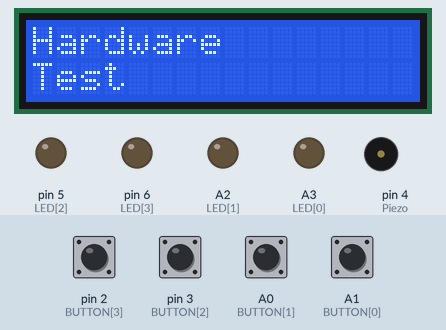
Simulated run of this sketch. Board: Arduino Uno, built with avr-gcc and run on an emulated ATmega328P. Shown: 16×2 character LCD, output pins drawn as LEDs (lit = HIGH), buzzer (waves = sounding). Dashed ring = blinking. The test bench sets the inputs (shaded band); at power-on: A0 (BUTTON[1]), A1 (BUTTON[0]), pin 2 (BUTTON[3]), pin 3 (BUTTON[2]) HIGH. What the sketch prints to the serial monitor is not drawn.

Above: at 1.3 s.
1.4 s: pin 2 (BUTTON[3]) pulled LOW for 0.15 s
At 2.6 s:
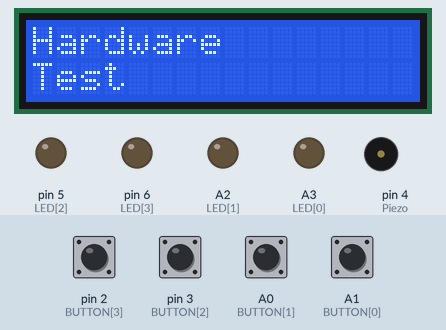
3.1 s: pin 3 (BUTTON[2]) pulled LOW for 1 s
At 4.9 s:
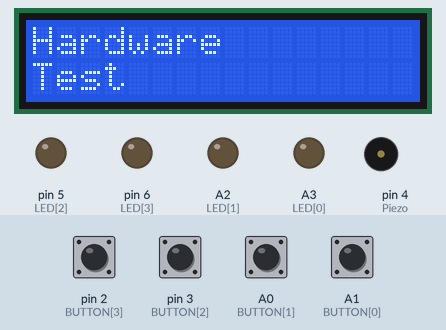
5.6 s: A0 (BUTTON[1]) pulled LOW for 0.15 s
At 7.0 s:
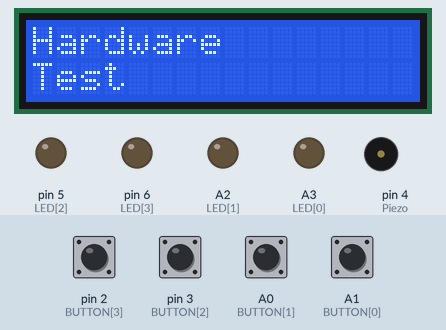
7.3 s: A1 (BUTTON[0]) pulled LOW for 0.15 s
At 8.0 s:
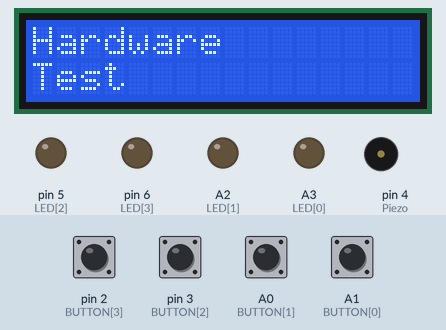
9.0 s: pin 2 (BUTTON[3]) driven LOW and pin 3 (BUTTON[2]) driven LOW
At 9.3 s:
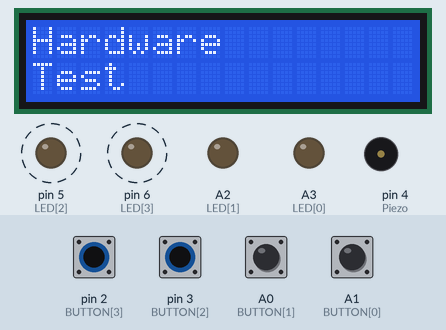
12.0 s: pin 3 (BUTTON[2]) driven HIGH
At 12.19 s:
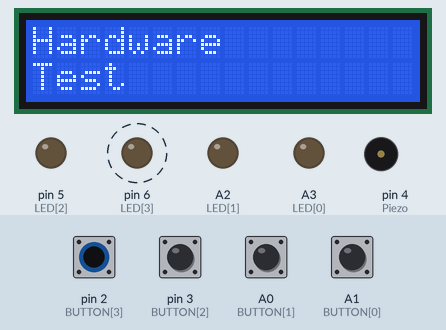
Timing chart, 0 to 62.5 s (numbered marks = the images above; inputs shaded):
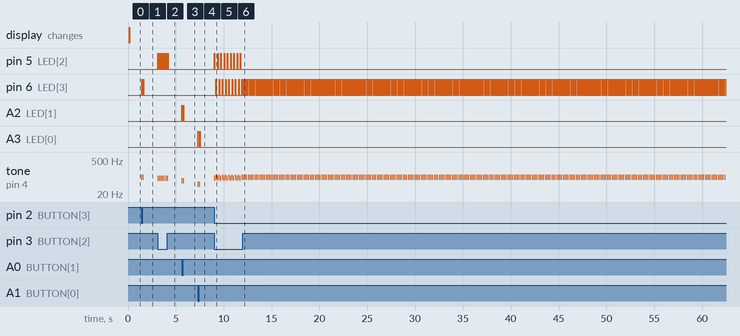

Measured:
- after the input at 1.4 s, pin 6 (LED[3]): alternates HIGH for 0.06 s and LOW for 0.11 s, 4 changes in all, then stays LOW, starting at once; tone on pin 4 (Piezo): alternates 100 Hz for 0.10 s and silent for 0.04 s, 4 changes in all, then stays silent, starting at once
- after the input at 3.1 s, pin 5 (LED[2]): alternates HIGH for 0.06 s and LOW for 0.11 s, 14 changes in all, then stays LOW, starting at once; tone on pin 4 (Piezo): alternates 90 Hz for 0.10 s and silent for 0.07 s, 14 changes in all, then stays silent, starting at once
- after the input at 5.6 s, A2 (LED[1]): alternates HIGH for 0.06 s and LOW for 0.11 s, 4 changes in all, then stays LOW, starting at once; tone on pin 4 (Piezo): alternates 70 Hz for 0.10 s and silent for 0.04 s, 4 changes in all, then stays silent, starting at once
- after the input at 7.3 s, A3 (LED[0]): alternates HIGH for 0.06 s and LOW for 0.11 s, 4 changes in all, then stays LOW, starting at once; tone on pin 4 (Piezo): alternates 50 Hz for 0.10 s and silent for 0.04 s, 4 changes in all, then stays silent, starting at once
- after the input at 9.0 s, pin 5 (LED[2]): alternates HIGH for 0.06 s and LOW for 0.28 s, starting at once; pin 6 (LED[3]): alternates HIGH for 0.06 s and LOW for 0.28 s, starting after 0.19 s; tone on pin 4 (Piezo): silent → 90 Hz at once, then repeats every 0.31 s: silent 0.04 s, 100 Hz 0.10 s, silent 0.07 s, 90 Hz 0.10 s
- after the input at 12.0 s, pin 5 (LED[2]): stops changing and stays LOW; pin 6 (LED[3]): alternates HIGH for 0.06 s and LOW for 0.11 s, starting after 0.08 s

The sketch:

Hardware_Simon_Test.ino
```cpp
/* BUILD PROPS */
#define DEBUG true//Enables serial debugging
#define DisplayI2C //Used to set display type
#define SoftwareVersion "0.1"
#define HardwareVersion "0.1"
/* END OF BUILD PROPS */

int BUTTON[4]={A1, A0, 3, 2}; //{B_RED, B_BLUE, B_GREEN, B_YELLOW}

int LED[4]={A3, A2, 5, 6}; //{RED, BLUE, GREEN, YELLOW}

//Piezo
#define Piezo 4
int PIEZO_TONE[4]={50, 70, 90, 100};

//debug
#define DEBUG true

//timer
unsigned long PrevTime = 0UL;

//display
#ifdef DisplayI2C
#include <LiquidCrystal_I2C.h>
LiquidCrystal_I2C lcd(0x3F,16,2);
#else
#include <LiquidCrystal.h>
#define Backlight 11
static uint8_t Brightness = 70;
LiquidCrystal lcd(7, 8, 9, 10, 12, 13);
#endif

void setup() {

  #ifndef DisplayI2C
  analogWrite(Backlight, Brightness);
  #endif
  #ifdef DisplayI2C
  lcd.init();
  lcd.backlight();
  #endif
  lcd.clear();


  //Buttons
  for(int b = 0; b < 4; b++){pinMode(BUTTON[b], INPUT);}
  //Piezo
  pinMode(Piezo, OUTPUT);
  //Leds
  for(int b = 0; b < 4; b++){pinMode(LED[b], OUTPUT);}

  Serial.begin(9600);
  if(DEBUG == true){
  DebugUtil("INIT DEBUG", "SOFTWARE VERSION", 'I' );
  DebugUtil("INIT DEBUG", SoftwareVersion, 'I' );
  DebugUtil("INIT DEBUG", "HARDWARE VERSION", 'I' );
  DebugUtil("INIT DEBUG", HardwareVersion, 'I' );
  }
}
void loop(){
  ButtonHandler();
  DisplayHandler("Hardware", 0, 0, 0);
  DisplayHandler("Test", 0, 1, 0);
}

void ButtonHandler(){
  char* F = "Button Handler";
  for(int c = 0; c < 4; c++){
    int Read = digitalRead(BUTTON[c]);
    if(Read == LOW){
      delay(5);
      if(Read == LOW){
        if(DEBUG == true){DebugUtil(F, "Button Hit!", 'I' );}
        tone(Piezo, PIEZO_TONE[c], 100);
        LedHandler(c, 60UL);
      }
    }
  }
}

/*
Led function to control leds.
Turns leds on and then after the inputted duration passes, it will turn the led off.

LedHandler(COLOUR, DURATION);

BUG: When Duration is <= 50ms (50UL), function fails to clear leds.
*/
void LedHandler(int Colour, int Duration){
  char* F = "LED Handler";
  if(DEBUG == true){DebugUtil(F, "LED Requested!!", 'I' );}
  digitalWrite(LED[Colour], HIGH);
  if(DEBUG == true){
    switch(Colour){
      case 0:
      DebugUtil(F, "RED!", 'I' );
      break;
      case 1:
      DebugUtil(F, "BLUE!", 'I' );
      break;
      case 2:
      DebugUtil(F, "GREEN!", 'I' );
      break;
      case 3:
      DebugUtil(F, "YELLOW!", 'I' );
      break;
    }
  }
  if(Timer(Duration) == 1){
    digitalWrite(LED[Colour], LOW);
    if(DEBUG == true){DebugUtil(F, "LED Cleared.", 'I' );}
  }
}

/*
timer function to avoid complete system halts and
allows for simultaneous delays.
1000UL = 1s

if inputted time has passed, returns 1, if not, 0
*/
int Timer(int TimerDelay){
  char* F = "Timer";
  unsigned long CurrTime = millis();
  if(CurrTime - PrevTime >= TimerDelay){
    PrevTime = CurrTime;
    if(DEBUG == true){DebugUtil(F, "Timer Called", 'I' );}
    return 1;
    }
  else{return 0;}
}

void DisplayHandler(const char* msg, int x, int y, bool clear){
  char* F = "Display Handler";
  #ifndef DisplayI2C
  analogWrite(Backlight, Brightness);
  #endif
  if(clear == true){
    lcd.clear();
    //if(DEBUG == true){DebugUtil(F, "Display Cleared.", 'I' );}
  }
  //if(DEBUG == true){DebugUtil(F, "Drawing Display!", 'I' );}
  lcd.setCursor(x, y);
  lcd.print(msg);
}

/* Debug utility to simplify logging and debugging*/
void DebugUtil(char* Function, char* msg, char level){
  Serial.print(Function);
  switch(level){
    case 'I' :
    Serial.print(" | INFO: ");
    break;
    case 'W' :
    Serial.print(" | WARN: ");
    break;
    case 'E' :
    Serial.print(" | ERROR: ");
    break;
    case 'F' :
    while(level == 'f'){
      Serial.print(" | FATAL: ");
      Serial.println(msg);
      Serial.println("CRITIAL FAULT, HALTING!!!");
      Serial.println("PLEASE HARD RESET THE DEVICE TO RECOVER!!!");
    }
    break;
  }
  Serial.println(msg);
}
```
